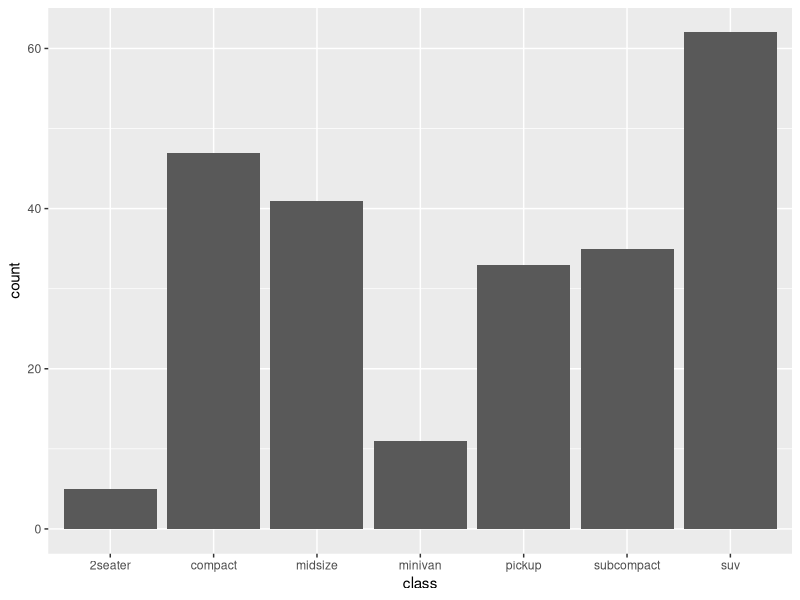
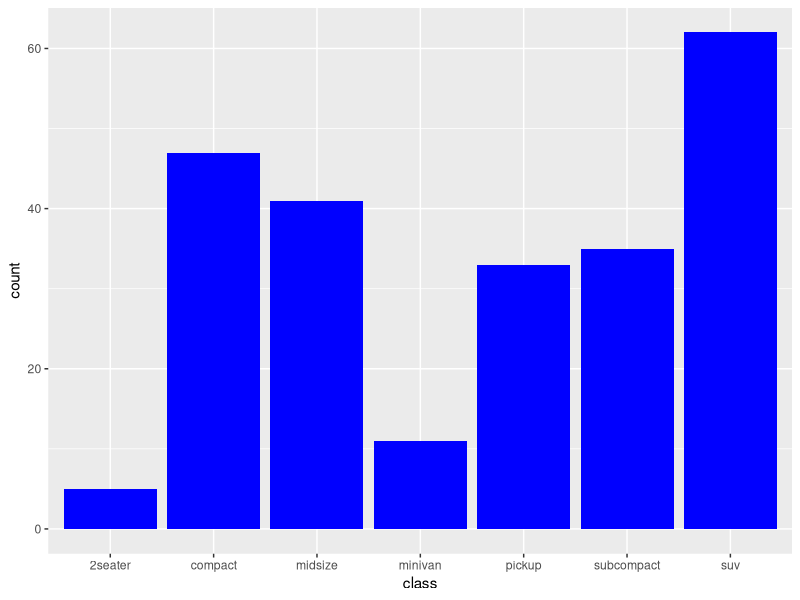
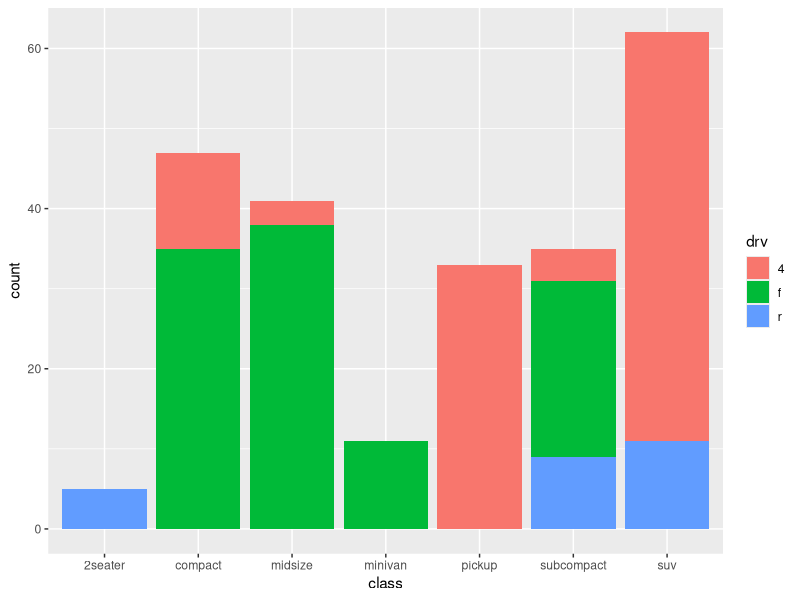
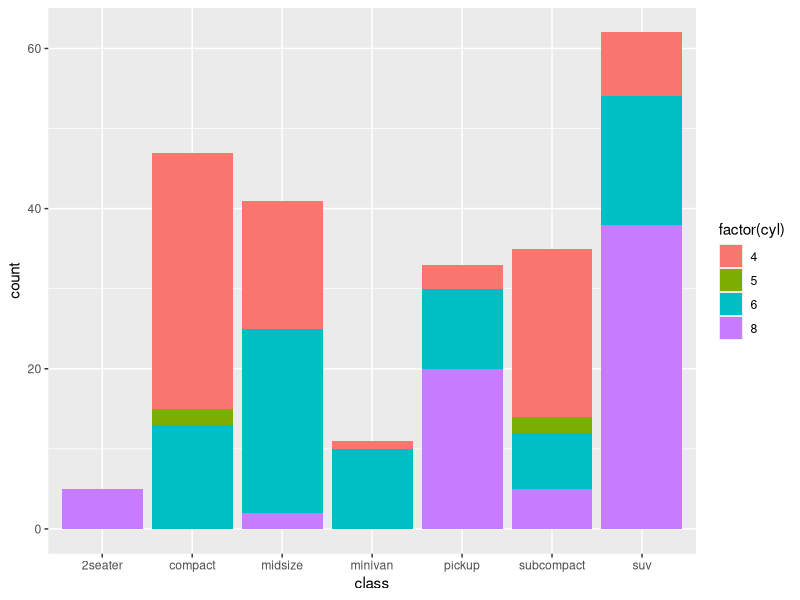
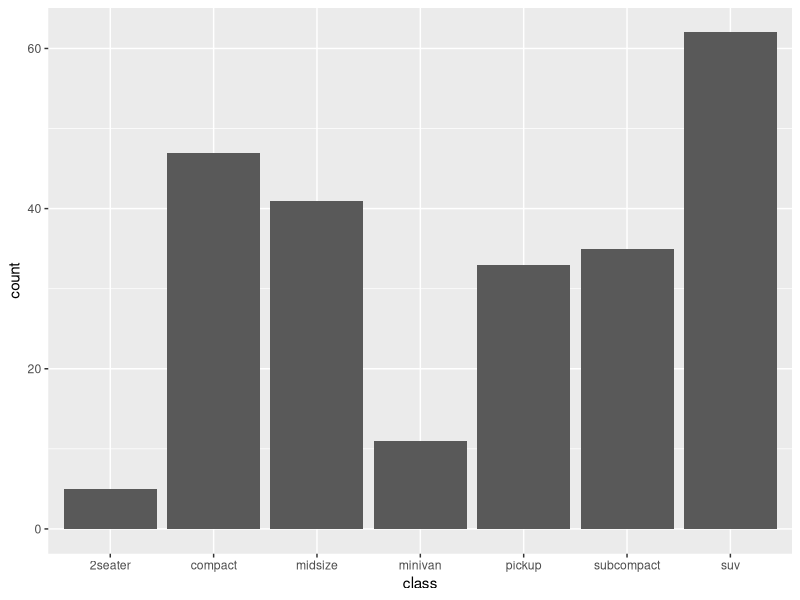
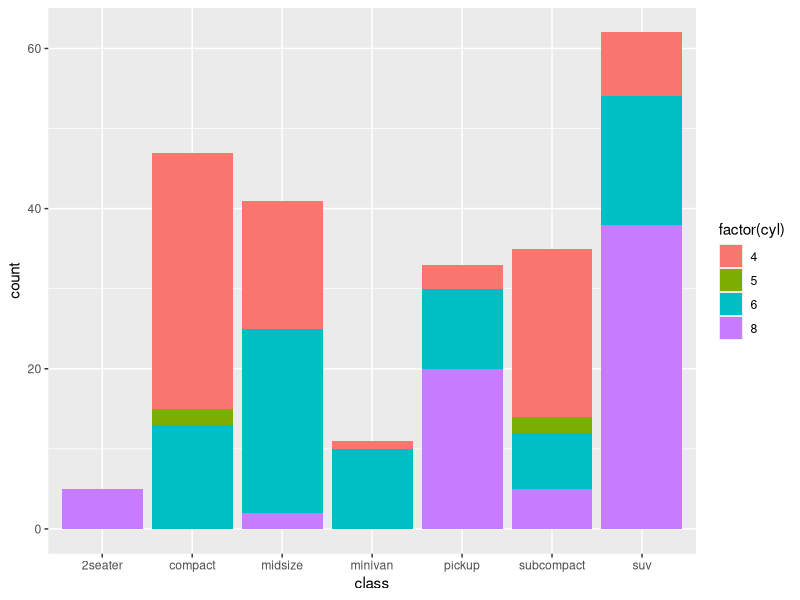
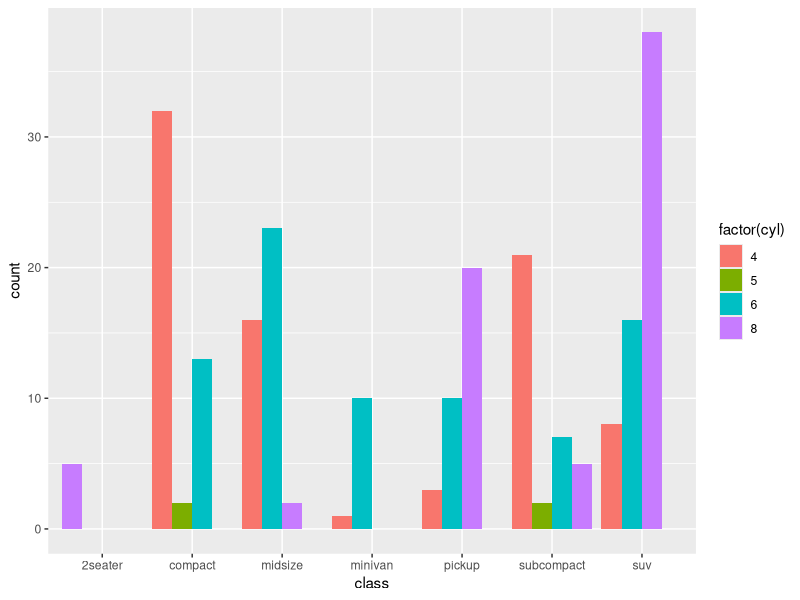
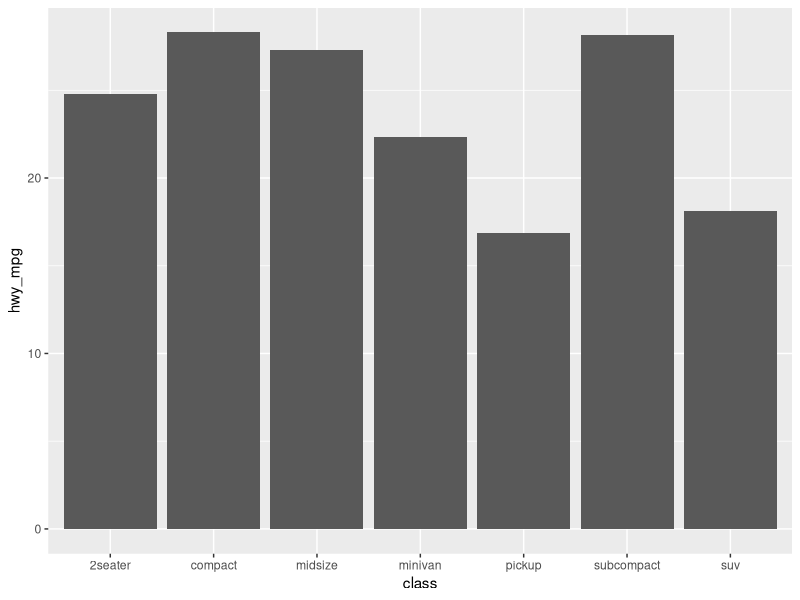

Write R code to recreate these figures, in order. (Note: this script raises an error after producing the figures.)
################################################################################
##################### Loading Packages & Investigating Data ####################
################################################################################

# 1. Load your packages

library(tidyverse)



# 2. Investigate the dataset

head(mpg)
str(mpg)

# QUESTION: What variables are in the data, and what values do you see?



################################################################################
############################## Creating Bar Charts #############################
################################################################################

# 3. Create your first bar chart

ggplot(mpg) +
    geom_bar(aes(x = class))

# QUESTION: What can you say about the different types of cars in the dataset?



# 4. Changing bar color in a ggplot bar chart

ggplot(mpg) +
    geom_bar(aes(x = class), fill = 'blue')

# HINT: You can try colors like 'red', 'green', or 'yellow'
# HINT: You can also try hex color codes if you have a specific color to match. 
# HINT: Try: '#0FA173' for the color above. Don't forget the #
# HINT: Look up your own hex color codes here: https://htmlcolorcodes.com/color-picker/



# 5. Stacked Bar Chart: Map the variable drv (front-, back-, 4-wheel drive) to a color

ggplot(mpg) +
    geom_bar(aes(x = class, fill = drv))

# QUESTION: Why does this graph produce multiple colors, when the prior graph produced only one?


# 6. Stacked Bar Chart: Map the variable cyl (4-, 6-, 8-cylinder engine) to a color

ggplot(mpg) + 
    geom_bar(aes(x = class, fill = factor(cyl)))

# Code block 1

ggplot(mpg) + 
    geom_bar(aes(x = class, fill = cyl))


# Code block 2

ggplot(mpg) + 
    geom_bar(aes(x = class, fill = factor(cyl)))

# 7. Dodged Bar Chart: Map the variable cyl (4-, 6-, 8-cylinder engine) to a color

ggplot(mpg) + 
    geom_bar(aes(x = class, fill = factor(cyl)), 
             position = position_dodge(preserve = 'single'))

################################################################################
################### Creating Bar Charts with a Defined y-axis ##################
################################################################################

# 8. Calculate average highway miles per gallon by class

by_hwy_mpg <- mpg %>% group_by(class) %>% summarise(hwy_mpg = mean(hwy))

# QUESTION: Which car class has the best (highest) highway mpg?

# 9. Graph highway mpg by class: introducing stat = 'identity'

ggplot(by_hwy_mpg) + 
    geom_bar(aes(x = class, y = hwy_mpg), stat = 'identity')

# 10. Graph highway mpg by class: introducing geom_col

ggplot(by_hwy_mpg) + 
    geom_col(aes(x = class, y = hwy_mpg))

################################################################################
################### Aesthetics and Parameters for Bar Charts ###################
################################################################################

# 11. Introducing the color parameter for a bar chart

ggplot(mpg) +
    geom_bar(aes(x = class), color = 'blue')

# QUESTION: When might you use color instead of, or in addition to, fill?

# 12. Applying color and fill parameters to the same chart

ggplot(mpg) +
    geom_bar(aes(x = class), fill = '#003366', color = '#add8e6')


ggplot(mpg) + 
    geom_bar(aes(x = class, color = drv), fill = 'white')

#Mapping drv to the alpha aesthetic to add transparency

ggplot(mpg) + 
    geom_bar(aes(x = class, alpha = drv))


################################################################################
############# Common Errors with Aesthetic Mappings and Parameters #############
################################################################################

# 15. Error: Trying to include aesthetic mappings *outside* your `aes()` call

ggplot(mpg) + geom_bar(aes(x = class), fill = drv)

# 12. Error: Trying to specify parameters *inside* your `aes()` call

ggplot(mpg) + 
    geom_bar(aes(x = class, fill = 'blue'))
